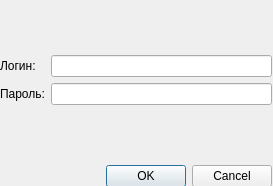
<?xml version="1.0" encoding="UTF-8"?>
<ui version="4.0">
 <class>LoginDialog</class>
 <widget class="QDialog" name="LoginDialog">
  <property name="geometry">
   <rect>
    <x>0</x>
    <y>0</y>
    <width>273</width>
    <height>186</height>
   </rect>
  </property>
  <property name="windowTitle">
   <string>Dialog</string>
  </property>
  <widget class="QWidget" name="">
   <property name="geometry">
    <rect>
     <x>0</x>
     <y>0</y>
     <width>272</width>
     <height>187</height>
    </rect>
   </property>
   <layout class="QVBoxLayout" name="verticalLayout">
    <item>
     <spacer name="verticalSpacer_2">
      <property name="orientation">
       <enum>Qt::Vertical</enum>
      </property>
      <property name="sizeHint" stdset="0">
       <size>
        <width>20</width>
        <height>40</height>
       </size>
      </property>
     </spacer>
    </item>
    <item>
     <layout class="QFormLayout" name="formLayout">
      <item row="0" column="0">
       <widget class="QLabel" name="label">
        <property name="text">
         <string>Логин:</string>
        </property>
       </widget>
      </item>
      <item row="0" column="1">
       <widget class="QLineEdit" name="txtLogin"/>
      </item>
      <item row="1" column="0">
       <widget class="QLabel" name="label_2">
        <property name="text">
         <string>Пароль:</string>
        </property>
       </widget>
      </item>
      <item row="1" column="1">
       <widget class="QLineEdit" name="txtPassword">
        <property name="echoMode">
         <enum>QLineEdit::Password</enum>
        </property>
       </widget>
      </item>
     </layout>
    </item>
    <item>
     <spacer name="verticalSpacer">
      <property name="orientation">
       <enum>Qt::Vertical</enum>
      </property>
      <property name="sizeHint" stdset="0">
       <size>
        <width>20</width>
        <height>40</height>
       </size>
      </property>
     </spacer>
    </item>
    <item>
     <layout class="QHBoxLayout" name="horizontalLayout">
      <item>
       <spacer name="horizontalSpacer">
        <property name="orientation">
         <enum>Qt::Horizontal</enum>
        </property>
        <property name="sizeHint" stdset="0">
         <size>
          <width>40</width>
          <height>20</height>
         </size>
        </property>
       </spacer>
      </item>
      <item>
       <spacer name="horizontalSpacer_2">
        <property name="orientation">
         <enum>Qt::Horizontal</enum>
        </property>
        <property name="sizeHint" stdset="0">
         <size>
          <width>40</width>
          <height>20</height>
         </size>
        </property>
       </spacer>
      </item>
      <item>
       <widget class="QDialogButtonBox" name="buttonBox">
        <property name="orientation">
         <enum>Qt::Horizontal</enum>
        </property>
        <property name="standardButtons">
         <set>QDialogButtonBox::Cancel|QDialogButtonBox::Ok</set>
        </property>
       </widget>
      </item>
     </layout>
    </item>
   </layout>
  </widget>
 </widget>
 <resources/>
 <connections>
  <connection>
   <sender>buttonBox</sender>
   <signal>accepted()</signal>
   <receiver>LoginDialog</receiver>
   <slot>accept()</slot>
   <hints>
    <hint type="sourcelabel">
     <x>248</x>
     <y>254</y>
    </hint>
    <hint type="destinationlabel">
     <x>157</x>
     <y>274</y>
    </hint>
   </hints>
  </connection>
  <connection>
   <sender>buttonBox</sender>
   <signal>rejected()</signal>
   <receiver>LoginDialog</receiver>
   <slot>reject()</slot>
   <hints>
    <hint type="sourcelabel">
     <x>316</x>
     <y>260</y>
    </hint>
    <hint type="destinationlabel">
     <x>286</x>
     <y>274</y>
    </hint>
   </hints>
  </connection>
 </connections>
</ui>
